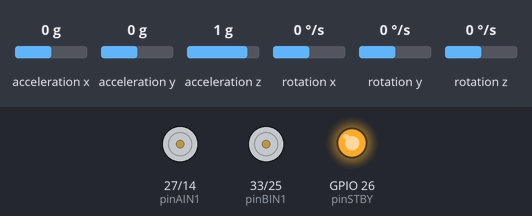
This sketch was run on a simulated ESP32. Shown: motor-driver pin pairs drawn as motors (green arrow = first pin HIGH = forward, orange = second pin HIGH = backward, longer = more drive, scaled by the enable pin, stopped while the standby pin is LOW), output pins drawn as LEDs (lit = HIGH). The test bench sets the inputs (shaded band); at power-on: rotation x 0 °/s, acceleration y 0 g, acceleration z 1 g, acceleration x 0 g, rotation y 0 °/s, rotation z 0 °/s. What the sketch prints to the serial monitor is not drawn.

Above: at 2.2 s.
2.3 s: rotation x set to -100 °/s
At 4.94 s:
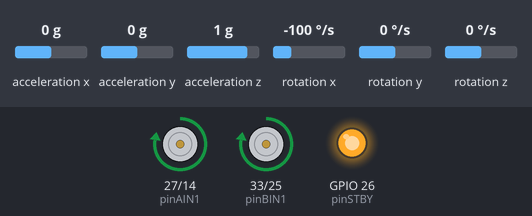
5.3 s: acceleration y set to 1.4 g
At 5.94 s:
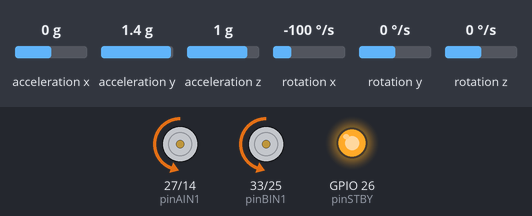
8.3 s: rotation x set to -192 °/s
At 8.34 s:
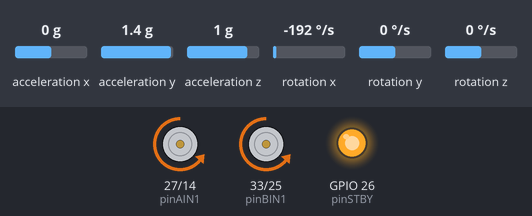
11.3 s: acceleration z set to 0 g
At 13.3 s:
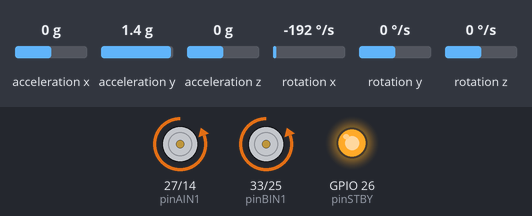
14.3 s: acceleration x set to -1.4 g
17.3 s: acceleration y set to -0.8 g
Timing chart, 0 to 20.3 s (numbered marks = the images above; inputs shaded):
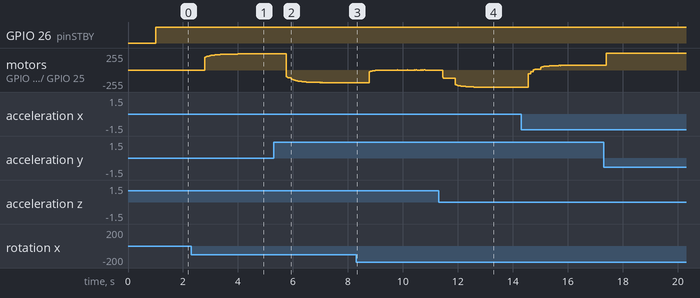

The sketch:

basic.ino
```cpp
#include "Wire.h"
#include "I2Cdev.h"
#include "MPU6050.h"

MPU6050 sensor;

// Motor pinout
const int pinPWMA = 13;
const int pinAIN2 = 14;
const int pinAIN1 = 27;
const int pinSTBY = 26;
const int pinBIN1 = 33;
const int pinBIN2 = 25;
const int pinPWMB = 32;


// MPU6050 variables
int16_t ax, ay, az;
int16_t gx, gy, gz;
long tiempo_prev;
float dt;
float ang_x, ang_y;
float ang_x_prev, ang_y_prev;

// PID
float Kp = 8;
float Ki = 0.1;
float Kd = 0.05;
float integral = 0.0;
float derivative = 0.0;
float previous_error = 0.0;

void setup() {
  Serial.begin(115200);
  Wire.begin(22, 23);
  sensor.initialize();
  delay(1000);

  // Motor pinout setup
  pinMode(pinAIN2, OUTPUT);
  pinMode(pinAIN1, OUTPUT);
  pinMode(pinPWMA, OUTPUT);
  pinMode(pinBIN1, OUTPUT);
  pinMode(pinBIN2, OUTPUT);
  pinMode(pinPWMB, OUTPUT);
  pinMode(pinSTBY, OUTPUT);
}

void loop() {
  // MPU6050 data reading
  sensor.getAcceleration(&ax, &ay, &az);
  sensor.getRotation(&gx, &gy, &gz);

  // Calculating angles using accelerometer
  float accel_ang_x = atan(ay / sqrt(pow(ax, 2) + pow(az, 2))) * (180.0 / PI);
  float accel_ang_y = atan(-ax / sqrt(pow(ay, 2) + pow(az, 2))) * (180.0 / PI);

  // Calculating angles using gyroscope
  dt = (millis() - tiempo_prev) / 1000.0;
  tiempo_prev = millis();
  ang_x = 0.98 * (ang_x_prev + (gx / 131.0) * dt) + 0.02 * accel_ang_x;
  ang_y = 0.98 * (ang_y_prev + (gy / 131.0) * dt) + 0.02 * accel_ang_y;

  ang_x_prev = ang_x;
  ang_y_prev = ang_y;

  // Inverted pendulum control
  float desired_angle = 0.0;  // Desired angle
  float error = desired_angle - ang_x;  // Error calculation

  integral += error * dt;
  derivative = (error - previous_error) / dt;

  float motor_speed = Kp * error + Ki * integral + Kd * derivative;

  // Motor control
  enableMotors();
  moveMotor(pinPWMA, pinAIN1, pinAIN2, motor_speed);
  moveMotor(pinPWMB, pinBIN1, pinBIN2, motor_speed);

  // Print data
  Serial.print("Rotacion en X: ");
  Serial.print(ang_x);
  Serial.print(", Error: ");
  Serial.print(error);
  Serial.print(", Velocidad de los motores: ");
  Serial.println(motor_speed);

  // Error update
  previous_error = error;

  delay(0.5);
}

// Motor control functions
void moveMotor(int pinPWMA, int pinIN1, int pinIN2, float speed) {
  if (speed > 0) {
    digitalWrite(pinIN1, HIGH);
    digitalWrite(pinIN2, LOW);
    analogWrite(pinPWMA, speed);
  } else {
    digitalWrite(pinIN1, LOW);
    digitalWrite(pinIN2, HIGH);
    analogWrite(pinPWMA, -speed);
  }
}

void enableMotors() {
  digitalWrite(pinSTBY, HIGH);
}
```
